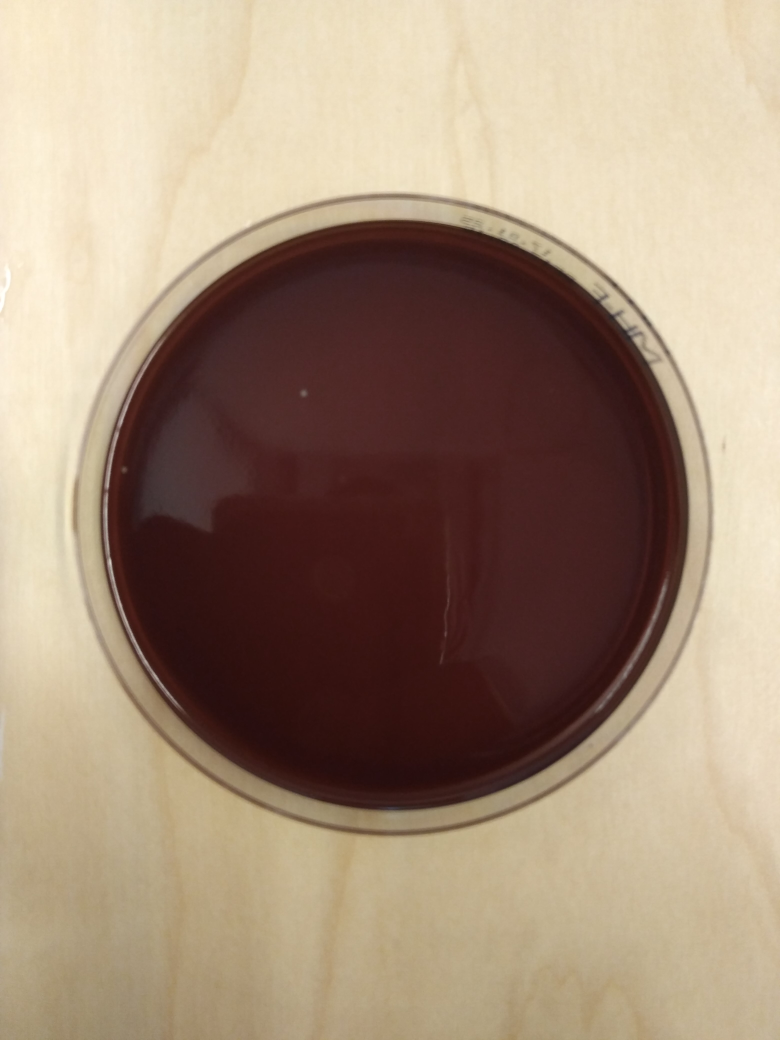
#> input picture trial1.jpg, 3120 x 4160 px (shown at 1/4 size)
$ python resize_image.py   (older library calls are emulated)
#> lines starting #> are read from the running program, lines starting #| are printed output that depends on the picture
# resize an image using the PIL image library
# free from:  http://www.pythonware.com/products/pil/index.htm
# tested with Python24        vegaseat     11oct2005
import Image
# open an image file (.bmp,.jpg,.png,.gif) you have in the working folder
imageFile = "trial1.jpg"
im1 = Image.open(imageFile)
#> im1 is the input picture: PIL image 3120x4160 RGB; mean R, G, B 162.8, 141, 120.4
# adjust width and height to your needs
width = 390
height = 520
# use one of these filter options to resize the image
im2 = im1.resize((width, height), Image.NEAREST)      # use nearest neighbour
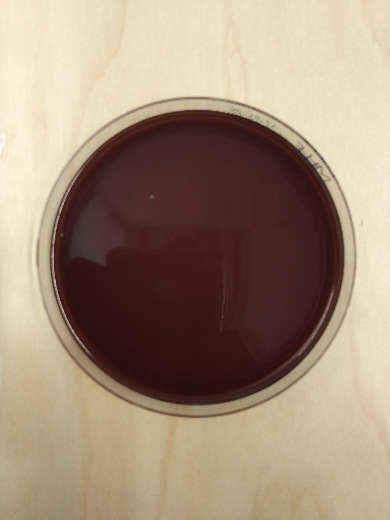
#> im2: PIL image 390x520 RGB; mean R, G, B 162.8, 141, 120.4
im3 = im1.resize((width, height), Image.BILINEAR)     # linear interpolation in a 2x2 environment
im4 = im1.resize((width, height), Image.BICUBIC)      # cubic spline interpolation in a 4x4 environment
im5 = im1.resize((width, height), Image.ANTIALIAS)    # best down-sizing filter
ext = ".jpg"
im2.save("NEAREST" + ext)
im3.save("BILINEAR" + ext)
im4.save("BICUBIC" + ext)
im5.save("ANTIALIAS" + ext)
